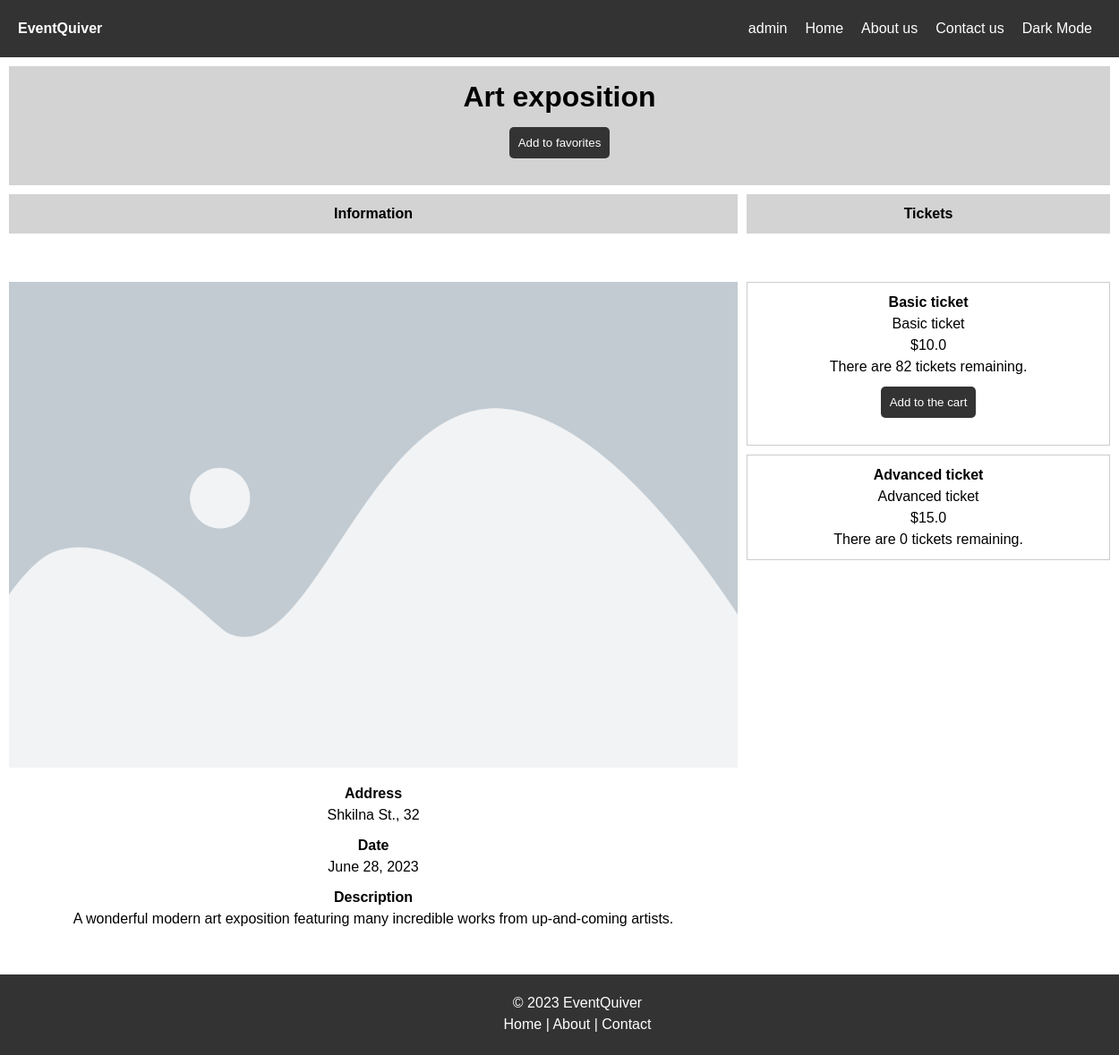
The app's page /event/1 (signed in) with its own data.
### models.py (models this page shows, shortened)
class User(db.Model, UserMixin):
    id = db.Column(db.Integer, primary_key=True)
    username = db.Column(db.String(20), unique=True, nullable=False)
    email = db.Column(db.String(120), unique=True, nullable=False)
    password = db.Column(db.String(60), nullable=False)
    phone=db.Column(db.String(20),unique=True, nullable=False)
    favorites = db.relationship('Favorites', backref='user', lazy=True)
    cart = db.relationship('Cart', backref='user', lazy=True)
    purchase_history = db.relationship('PurchaseHistory', backref='user', lazy=True)

class Event(db.Model):
    id = db.Column(db.Integer, primary_key=True)
    name = db.Column(db.String(100), nullable=False)
    address = db.Column(db.String(200), nullable=False)
    date = db.Column(db.DateTime, nullable=False, default=datetime.utcnow)
    description = db.Column(db.Text, nullable=False)
    image_file = db.Column(db.String(20), nullable=False, default='default.jpg')
    tickets = db.relationship('Ticket', backref='event', lazy=True, order_by='Ticket.price')

class Ticket(db.Model):
    id = db.Column(db.Integer, primary_key=True)
    price = db.Column(db.Float, nullable=False)
    event_id = db.Column(db.Integer, db.ForeignKey('event.id'), nullable=False)
    description = db.Column(db.Text, nullable=False)
    name=db.Column(db.Text, nullable=False)
    quantity=db.Column(db.Integer, nullable=False)

### routes.py (the view)
@app.route('/event/<int:event_id>')
def event(event_id):
    form_addc=AddToCartForm()
    form_addf=AddToFavoritesForm()
    event = Event.query.get_or_404(event_id)
    return render_template('event.html', event=event,form_addc=form_addc, form_addf=form_addf)

### routes.py (called while the page is built)
@login_manager.user_loader
def load_user(user_id):
    return User.query.get(int(user_id))

@app.before_request
def before_request():
    if 'theme' not in session:
        session['theme'] = 'light'

### templates/event.html (shortened to what this page needs)
{% extends "base.html" %}
{% block content %}
<div class="subh">
    <h1 class="centered">{{ event.name }}</h1>
    {% if current_user.is_authenticated %}
    <form class="centered" action="{{ url_for('add_to_favorites', event_id=event.id) }}" method="POST">
        <button type="submit" class="fbutton">Add to favorites</button>
    </form>
    {% endif %}
</div>
<div class="event-details">
    <div class="event-inf">
        <p class="subh"><strong>Information</strong></p>
        <br>
        <img src="{{ url_for('static', filename='img/' + event.image_file) }}">
        <p><strong >Address</strong> <br>{{ event.address }}</p>
        <p><strong>Date</strong> <br>{{ event.date.strftime('%B %d, %Y') }}</p>
        <p><strong>Description</strong><br> {{ event.description }}</p>
        <br>
    </div>
    <div class="event-info">
        {% if current_user.is_authenticated %}
        <p class="subh"><strong>Tickets</strong></p>
        <br>
        <ul>
        {%for ticket in event.tickets%}
        <li><strong>{{ticket.name}}</strong> <br>
            {{ticket.description}} <br>
        ${{ticket.price}} <br>
        There are {{ticket.quantity}} tickets remaining.
        {% if ticket.quantity!=0 %}
        <form class="centered" action="{{ url_for('add_to_cart', ticket_id=ticket.id) }}" method="POST">
            <button class="centered" type="submit">Add to the cart</button>
        </form>
        {% endif %}
        </li>
        {%endfor%}
        </ul>
        {% else %}
        <p><strong> Please <a href="{{ url_for('login') }}">login</a> to book tickets for this event.</strong></p>
        {% endif %}
    </div>
</div>
{% endblock %}

### templates/base.html (shortened to what this page needs)
<!DOCTYPE html>
<html>
<head>
    {% if session['theme'] == 'light' %}
    <link rel="stylesheet" href="{{ url_for('static', filename='css/main.css') }}">
    {% else %}
    <link rel="stylesheet" href="{{ url_for('static', filename='css/dark.css') }}">
    {% endif %}
</head>
<body>
    <header>
        <strong><a id="logo" href="{{ url_for('home') }}">EventQuiver</a></strong>
        <nav id="navbar">
            <ul>
                <li>
                    <div class="dropdown">
                        <button class="dropbtn">{{ current_user.username }}</button>
                    </div>
                </li>
                <li><a href="{{ url_for('home') }}">Home</a></li>
                <li><a href="{{ url_for('about') }}">About us</a></li>
                <li><a href="{{ url_for('contact') }}">Contact us</a></li>
                <li id="theme-toggle">
                    {% if session['theme'] == 'dark' %}
                    <a href="{{ url_for('toggle_theme', theme='light') }}">Light Mode</a>
                    {% else %}
                    <a href="{{ url_for('toggle_theme', theme='dark') }}">Dark Mode</a>
                    {% endif %}
                </li>
            </ul>
        </nav>
    </header>
    <main>
        {% block content %}{% endblock %}
    </main>
    <br><br><br> <br>
    <footer>
        <p> &copy 2023 EventQuiver</p>
        <p><a href="{{ url_for('home') }}">Home</a> | <a href="{{ url_for('about') }}">About</a> | <a href="{{ url_for('contact') }}">Contact</a></p>
    </footer>
</body>
</html>

### static/css/main.css (style rules this page uses)
* { margin: 0; }
html { position: relative; min-height: 100%; overflow-x: hidden; }
body { font-family: Arial, sans-serif; font-size: 16px; line-height: 1.5; }
ul { list-style-type: none; }
.dropdown { position: relative; display: inline-block; }
header { display: flex; justify-content: space-between; align-items: center; padding: 20px; background-color: #333; color: #fff; }
nav ul { display: flex; list-style-type: none; margin: 0; padding: 0; }
nav li { margin: 0 10px; }
nav a { color: #fff; text-decoration: none; }
.dropbtn { background-color: transparent; color: #fff; border: none; cursor: pointer; padding: 0; font-size: 16px; }
main { padding: 10px; }
h1 { font-size: 2rem; margin-bottom: 10px; }
form { display: flex; flex-direction: column; max-width: 500px; margin-bottom: 20px; }
button[type="submit"], #filterbtn { padding: 10px; background-color: #333; color: #fff; border: none; border-radius: 5px; cursor: pointer; }
p { text-align: center; }
a { color: #333; text-decoration: none; }
.event-details { display: flex; width: 100%; }
.event-details img { width: 100%; object-fit:cover; margin-right: 20px; margin-top: 20px; }
.event-details p { margin: 10px 0; }
.event-info { flex: 1; flex-basis: 33%; flex-grow: 0; }
.event-info ul { margin-left: 10px; display: flex; align-items: center; margin: 10px 0; padding: 0; list-style: none; flex-wrap: wrap; }
.event-details ul li { flex-basis: 100%; flex-grow: 0; margin-top: 10px; text-align: center; padding: 10px; border: 1px solid #ccc; }
.event-details ul li button { margin-top: 10px; }
.fbutton { display: inline; width: fit-content; margin-left: auto; margin-right: auto; }
.centered { text-align: center; margin-left: auto; margin-right: auto; }
.event-inf { flex:1; margin-right: 10px; }
.subh { background-color:lightgrey; padding: 10px; }
footer { position: absolute; bottom: 0; width: 100%; height: 50px; padding: 20px; background-color: #333; color: #fff; }
footer p a { color: #fff; }
#logo { color:#fff; }

### records on screen
User: username "admin"
Event: name "Art exposition", image_file (placeholder picture), address "Shkilna St., 32", date "June 28, 2023", description "A wonderful modern art exposition featuring many incredible works from up-and-coming artists."
Ticket: name "Basic ticket", description "Basic ticket", price "10.0", quantity "82"
Ticket: name "Advanced ticket", description "Advanced ticket", price "15.0", quantity "0"
